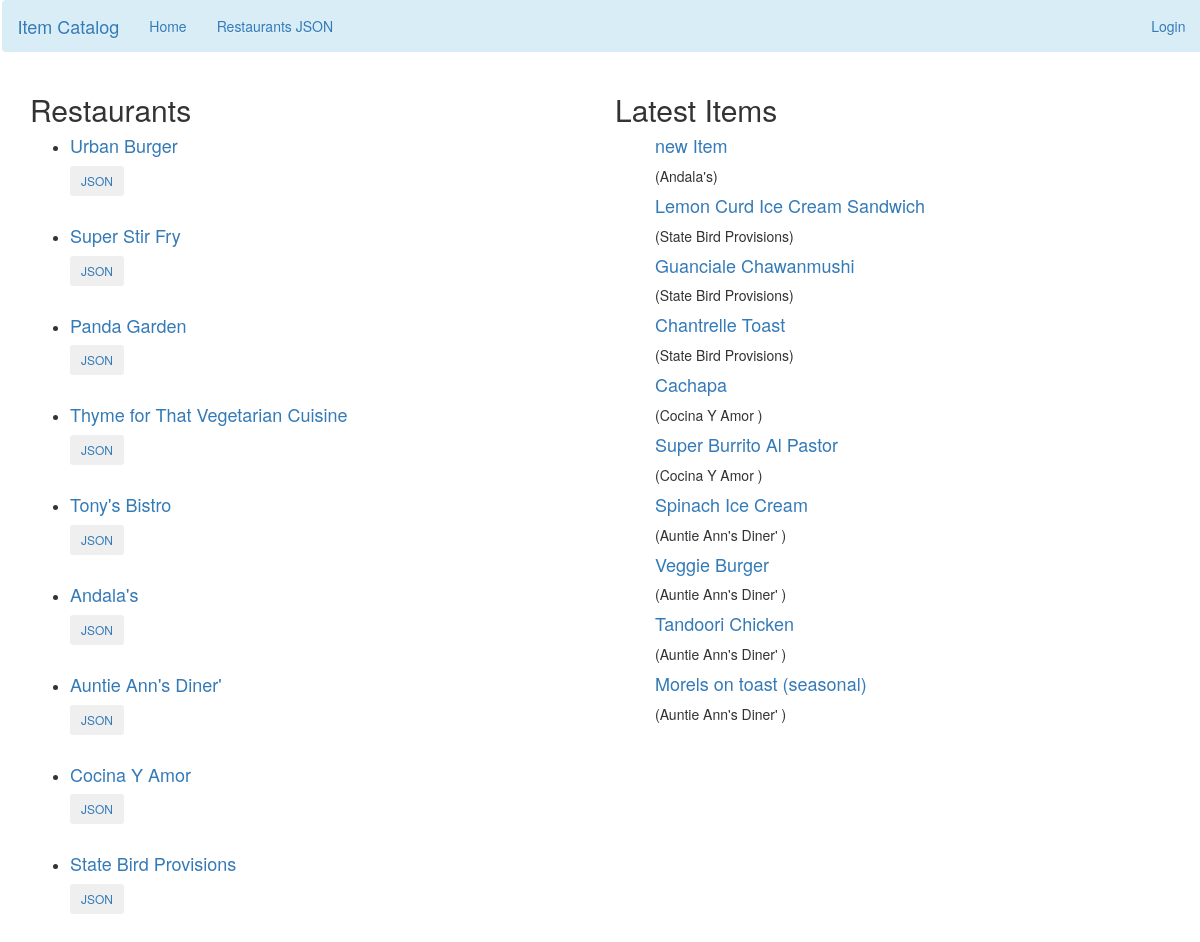
Before: /restaurants with the older database file.
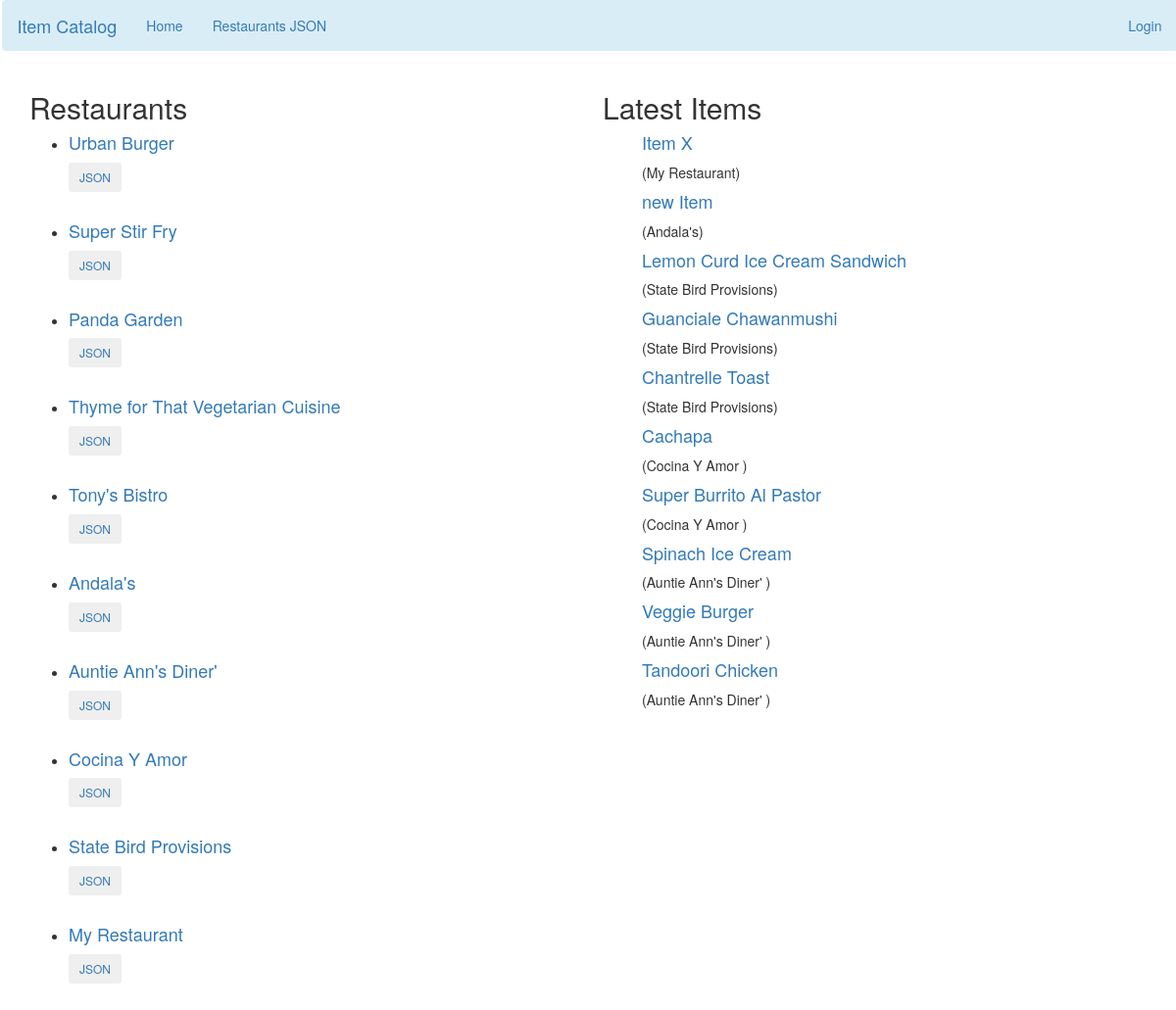
After: the same page with the newer database file.
### database_setup.py (models this page shows, shortened)
class Restaurant(Base):
    __tablename__ = 'restaurant'
    id = Column(Integer, primary_key=True)
    name = Column(String(250), nullable=False)
    user_id = Column(Integer, ForeignKey('user.id'))
    user = relationship(User)

class MenuItem(Base):
    __tablename__ = 'menu_item'
    name = Column(String(80), nullable=False)
    id = Column(Integer, primary_key=True)
    description = Column(String(250))
    price = Column(String(8))
    course = Column(String(250))
    restaurant_id = Column(Integer, ForeignKey('restaurant.id'))
    restaurant = relationship(Restaurant)
    user_id = Column(Integer, ForeignKey('user.id'))
    user = relationship(User)

### project.py (the view)
@app.route('/', methods=['GET'])
@app.route('/restaurants')
def showRestaurants():
    restaurants = session.query(Restaurant)
    items = (session.query(MenuItem).order_by(
        MenuItem.id.desc()).limit(10).all())
    return render_template(
        'restaurants.html',
        restaurants=restaurants, items=items)

### templates/restaurants.html (shortened to what this page needs)
{% extends "main.html" %}
{% block content %}
{% include "flash.html" %}
    <div class="row">
        <div class="col-md-6">
            <h2>Restaurants</h2>
            {% if restaurants %}
                <ul>
                    {% for restaurant in restaurants %}
                        <li>
                            <h4><a href = "{{url_for('showMenu', restaurant_id = restaurant.id)}}">{{restaurant.name}}</a></h4>
                            <a href = "{{url_for('restaurantJSON',restaurant_id = restaurant.id)}}"><button class="btn btn-secondary btn-sm">JSON</button></a>
                        </li><br>
                    {% endfor %}
                </ul>
            {% endif %}
        </div>
            <div class="col-md-6"> <h2>Latest Items</h2>
            {% if items %}
                {% for item in items %}
                    <ul>
                        <h4><a href = "{{url_for('showMenuItem', restaurant_id = item.restaurant_id, menu_item_id=item.id)}}">{{item.name}}</a></h4>
                        ({{ item.restaurant.name }})
                    </ul>
                {% endfor %}
            {% endif %}
        </div>
    </div>
{% endblock %}

Changed rows visible on the page:
no longer on this page (row unchanged): MenuItem: name "Morels on toast (seasonal)", restaurant.name "Auntie Ann's Diner'"
added Restaurant: name "My Restaurant"
added MenuItem: name "Item X", restaurant.name "My Restaurant"
